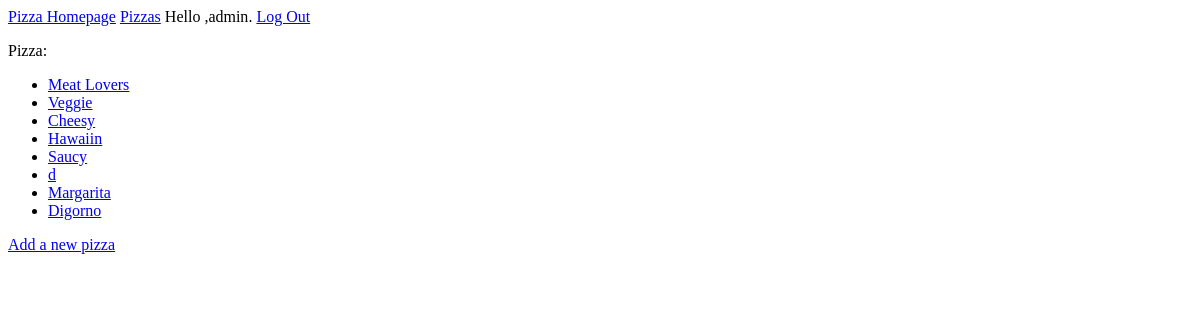
The app's page /pizzas (signed in), older data.
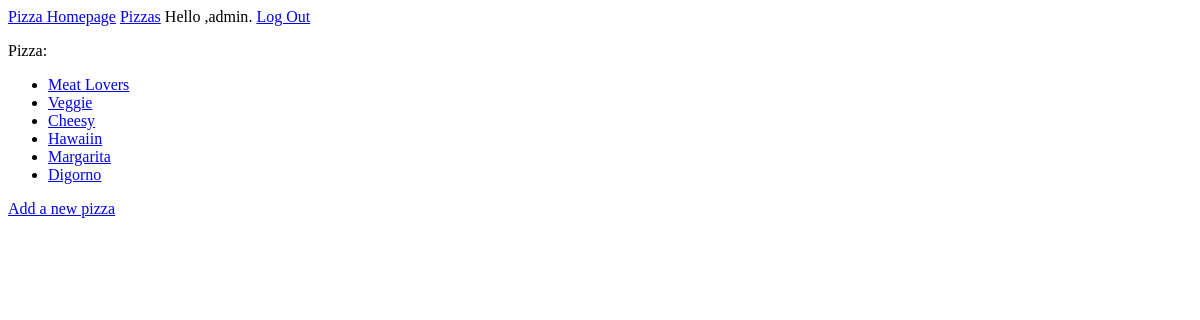
The same page, newer data.
### pizzas/models.py (models this page shows)
class Pizza(models.Model):
    text = models.CharField(max_length=200)
    own = models.ForeignKey(User,on_delete=models.CASCADE, null = True)
    def __str__(self):
        return self.text

### pizzas/views.py (the view)
# urls.py: path('pizzas',views.pies, name='pizzas'),
@login_required
def pies(request):
    pizzas = Pizza.objects.filter(own=request.user)
    context = {'pizzas':pizzas}
    return render(request, 'pizzas/pizzas.html',context)

### pizzas/templates/pizzas/pizzas.html
{% extends "pizzas/base.html" %}
{% block content %}
<p>
    Pizza: {{pizza}}
</p>
<ul>
    {% for pizza in pizzas %}
    <li>
        <a href="{% url 'pizzas:single_pizza' pizza.id %}">{{pizza}}</a>
    </li>
    {% empty %}
    <li>No Pizzas have been added yet.</li>
    {% endfor%}
</ul>
<a href="{% url 'pizzas:new_pizza' %}">Add a new pizza</a>
{%endblock content %}

### pizzas/templates/pizzas/base.html
<p>
    <a href="{% url 'pizzas:index' %}">Pizza Homepage</a>
    <a href="{% url 'pizzas:pizzas' %}">Pizzas</a>
    {% if user.is_authenticated %}
    Hello ,{{user.username}}.
    <a href="{%url 'users:logout' %}">Log Out</a>
    {% else %}
    <a href="{%url 'users:register' %}">Register</a>
    <a href="{%url 'users:login' %}">Log In</a>
    {%endif%}
</p>
{% block content %}
{%endblock content %}

Row changes from the older to the newer data that the page shows:
removed Pizza: text "Saucy"
removed Pizza: text "d"
